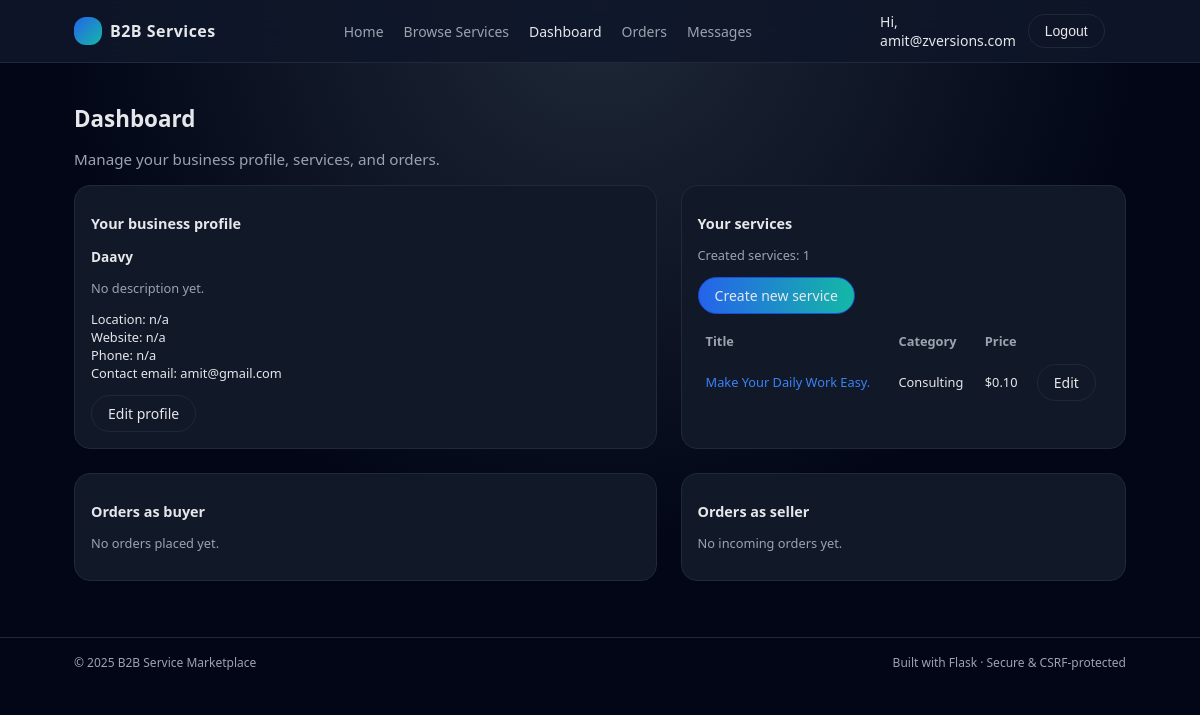
The app's page /dashboard (signed in) with its own data.
### app/models.py (models this page shows, shortened)
class User(UserMixin, db.Model):
    __tablename__ = "users"
    id = db.Column(db.Integer, primary_key=True)
    email = db.Column(db.String(120), unique=True, nullable=False, index=True)
    password_hash = db.Column(db.String(255), nullable=False)
    created_at = db.Column(db.DateTime, default=datetime.utcnow)
    is_admin = db.Column(db.Boolean, default=False)
    profile = db.relationship("BusinessProfile", backref="user", uselist=False)
    services = db.relationship("Service", backref="owner", lazy="dynamic")
    orders_as_buyer = db.relationship(
        "Order",
        backref="buyer",
        lazy="dynamic",
        foreign_keys="Order.buyer_id",
    )
    orders_as_seller = db.relationship(
        "Order",
        backref="seller",
        lazy="dynamic",
        foreign_keys="Order.seller_id",
    )

class BusinessProfile(db.Model):
    __tablename__ = "business_profiles"
    id = db.Column(db.Integer, primary_key=True)
    company_name = db.Column(db.String(150), nullable=False)
    description = db.Column(db.Text)
    website = db.Column(db.String(255))
    location = db.Column(db.String(255))
    phone = db.Column(db.String(50))
    contact_email = db.Column(db.String(120))
    user_id = db.Column(db.Integer, db.ForeignKey("users.id"), nullable=False)

class Service(db.Model):
    __tablename__ = "services"
    id = db.Column(db.Integer, primary_key=True)
    title = db.Column(db.String(150), nullable=False)
    category = db.Column(db.String(100), nullable=False)
    description = db.Column(db.Text, nullable=False)
    price = db.Column(db.Numeric(10, 2), nullable=False)
    delivery_time = db.Column(db.Integer, nullable=False)  # in days
    tags = db.Column(db.String(255))
    created_at = db.Column(db.DateTime, default=datetime.utcnow)
    owner_id = db.Column(db.Integer, db.ForeignKey("users.id"), nullable=False)
    orders = db.relationship("Order", backref="service", lazy="dynamic")

### app/routes.py (the view)
@main_bp.route("/dashboard")
@login_required
def dashboard():
    profile = current_user.profile
    my_services = current_user.services.order_by(Service.created_at.desc()).all()
    orders_buyer = current_user.orders_as_buyer.order_by(Order.created_at.desc()).all()
    orders_seller = current_user.orders_as_seller.order_by(Order.created_at.desc()).all()
    return render_template(
        "dashboard.html",
        profile=profile,
        my_services=my_services,
        orders_buyer=orders_buyer,
        orders_seller=orders_seller,
    )

### app/models.py (called while the page is built)
@login_manager.user_loader
def load_user(user_id):
    return User.query.get(int(user_id))

### app/routes.py (called while the page is built)
@main_bp.context_processor
def inject_globals():
    return dict(Order=Order)

### app/templates/dashboard.html (shortened to what this page needs)
{% extends "base.html" %}
{% block content %}
{% if admin_mode %}
  <h1 class="hero-title" style="font-size: 1.4rem;">Admin Panel</h1>
  <p class="hero-subtitle">Manage users and services.</p>
  <div class="dashboard-grid">
    <div class="dashboard-card">
      <h2>Users</h2>
      <table class="table">
        <thead>
          <tr>
            <th>Email</th>
            <th>Company</th>
            <th>Admin?</th>
            <th>Actions</th>
          </tr>
        </thead>
        <tbody>
          {% for user in users %}
          <tr>
            <td>{{ user.email }}</td>
            <td>{{ user.profile.company_name if user.profile else "-" }}</td>
            <td>{{ "Yes" if user.is_admin else "No" }}</td>
            <td>
              {% if not user.is_admin %}
              <form action="{{ url_for('main.admin_delete_user', user_id=user.id) }}"
                    method="post" style="display:inline;">
                {{ csrf_token() }}
                <button class="btn btn-danger" onclick="return confirm('Delete user?');">
                  Delete
                </button>
              </form>
              {% endif %}
            </td>
          </tr>
          {% endfor %}
        </tbody>
      </table>
    </div>
    <div class="dashboard-card">
      <h2>Services</h2>
      <table class="table">
        <thead>
          <tr>
            <th>Title</th>
            <th>Owner</th>
            <th>Price</th>
            <th></th>
          </tr>
        </thead>
        <tbody>
          {% for service in services %}
          <tr>
            <td>{{ service.title }}</td>
            <td>{{ service.owner.profile.company_name if service.owner.profile else service.owner.email }}</td>
            <td>${{ '%.2f'|format(service.price) }}</td>
            <td>
              <form action="{{ url_for('main.admin_delete_service', service_id=service.id) }}"
                    method="post" style="display:inline;">
                {{ csrf_token() }}
                <button class="btn btn-danger" onclick="return confirm('Delete service?');">
                  Delete
                </button>
              </form>
            </td>
          </tr>
          {% endfor %}
        </tbody>
      </table>
    </div>
  </div>
{% else %}
  <h1 class="hero-title" style="font-size: 1.4rem;">Dashboard</h1>
  <p class="hero-subtitle">Manage your business profile, services, and orders.</p>
  <div class="dashboard-grid">
    <div class="dashboard-card">
      <h2>Your business profile</h2>
      {% if profile %}
      <p><strong>{{ profile.company_name }}</strong></p>
      <p style="color: var(--text-muted); font-size: 0.8rem;">
        {{ profile.description or "No description yet." }}
      </p>
      <p style="font-size: 0.8rem;">
        Location: {{ profile.location or "n/a" }}<br>
        Website: {% if profile.website %}<a href="{{ profile.website }}" target="_blank">{{ profile.website }}</a>{% else %}n/a{% endif %}<br>
        Phone: {{ profile.phone or "n/a" }}<br>
        Contact email: {{ profile.contact_email or "n/a" }}
      </p>
      <a href="{{ url_for('main.profile') }}" class="btn btn-outline">Edit profile</a>
      {% else %}
      <p>No profile found.</p>
      <a href="{{ url_for('main.profile') }}" class="btn btn-outline">Create profile</a>
      {% endif %}
    </div>
    <div class="dashboard-card">
      <h2>Your services</h2>
      <p class="section-subtitle">
        Created services: {{ my_services|length }}
      </p>
      <a href="{{ url_for('main.create_service') }}" class="btn btn-primary" style="margin-bottom: 0.75rem;">
        Create new service
      </a>
      {% if my_services %}
      <table class="table">
        <thead>
          <tr>
            <th>Title</th>
            <th>Category</th>
            <th>Price</th>
            <th></th>
          </tr>
        </thead>
        <tbody>
          {% for service in my_services %}
          <tr>
            <td>
              <a href="{{ url_for('main.service_detail', service_id=service.id) }}">
                {{ service.title }}
              </a>
            </td>
            <td>{{ service.category }}</td>
            <td>${{ '%.2f'|format(service.price) }}</td>
            <td>
              <a href="{{ url_for('main.edit_service', service_id=service.id) }}" class="btn btn-outline">
                Edit
              </a>
            </td>
          </tr>
          {% endfor %}
        </tbody>
      </table>
      {% else %}
      <p style="font-size: 0.8rem; color: var(--text-muted);">
        You haven't created any services yet.
      </p>
      {% endif %}
    </div>
  </div>
  <div class="dashboard-grid" style="margin-top: 1.5rem;">
    <div class="dashboard-card">
      <h2>Orders as buyer</h2>
      {% if orders_buyer %}
      <table class="table">
        <thead>
          <tr>
            <th>Service</th>
            <th>Seller</th>
            <th>Status</th>
            <th>Opened</th>
          </tr>
        </thead>
        <tbody>
          {% for order in orders_buyer %}
          <tr>
            <td>
              <a href="{{ url_for('main.order_detail', order_id=order.id) }}">
                {{ order.service.title }}
              </a>
            </td>
            <td>{{ order.seller.profile.company_name if order.seller.profile else order.seller.email }}</td>
            <td>{{ order.status|capitalize }}</td>
            <td>{{ order.created_at.strftime('%Y-%m-%d') }}</td>
          </tr>
          {% endfor %}
        </tbody>
      </table>
      {% else %}
      <p class="section-subtitle">No orders placed yet.</p>
      {% endif %}
    </div>
    <div class="dashboard-card">
      <h2>Orders as seller</h2>
      {% if orders_seller %}
      <table class="table">
        <thead>
          <tr>
            <th>Service</th>
            <th>Buyer</th>
            <th>Status</th>
            <th>Opened</th>
          </tr>
        </thead>
        <tbody>
          {% for order in orders_seller %}
          <tr>
            <td>
              <a href="{{ url_for('main.order_detail', order_id=order.id) }}">
                {{ order.service.title }}
              </a>
            </td>
            <td>{{ order.buyer.profile.company_name if order.buyer.profile else order.buyer.email }}</td>
            <td>{{ order.status|capitalize }}</td>
            <td>{{ order.created_at.strftime('%Y-%m-%d') }}</td>
          </tr>
          {% endfor %}
        </tbody>
      </table>
      {% else %}
      <p class="section-subtitle">No incoming orders yet.</p>
      {% endif %}
    </div>
  </div>
{% endif %}
{% endblock %}

### app/templates/base.html (shortened to what this page needs)
<!doctype html>
<html lang="en">
  <head>
    <link
      rel="stylesheet"
      href="{{ url_for('static', filename='css/styles.css') }}"
    >
  </head>
  <body>
    <header class="navbar">
      <div class="navbar-inner">
        <div class="nav-brand">
          <div class="nav-logo"></div>
          <span>B2B Services</span>
        </div>
        <nav class="nav-links">
          <a href="{{ url_for('main.index') }}"
             class="{% if request.endpoint == 'main.index' %}active{% endif %}">
            Home
          </a>
          <a href="{{ url_for('main.service_list') }}"
             class="{% if request.endpoint == 'main.service_list' %}active{% endif %}">
            Browse Services
          </a>
          {% if current_user.is_authenticated %}
          <a href="{{ url_for('main.dashboard') }}"
             class="{% if request.endpoint == 'main.dashboard' %}active{% endif %}">
            Dashboard
          </a>
          <a href="{{ url_for('main.orders') }}"
             class="{% if request.endpoint == 'main.orders' %}active{% endif %}">
            Orders
          </a>
          <a href="{{ url_for('main.messages_overview') }}"
             class="{% if request.endpoint == 'main.messages_overview' %}active{% endif %}">
            Messages
          </a>
          {% endif %}
        </nav>
        <div class="nav-auth">
          {% if current_user.is_authenticated %}
          <span class="text-sm">Hi, {{ current_user.email }}</span>
          <form action="{{ url_for('main.logout') }}" method="get" style="margin:0;">
            <button type="submit" class="btn btn-outline">Logout</button>
          </form>
          {% else %}
          <a href="{{ url_for('main.login') }}" class="btn btn-outline">Log In</a>
          <a href="{{ url_for('main.register') }}" class="btn btn-primary">Sign Up</a>
          {% endif %}
        </div>
      </div>
    </header>
    <main class="container">
      {% block content %}{% endblock %}
    </main>
    <footer class="footer">
      <div class="footer-inner">
        <div>&copy; {{ 2025 }} B2B Service Marketplace</div>
        <div>Built with Flask &middot; Secure & CSRF-protected</div>
      </div>
    </footer>
  </body>
</html>

### app/static/css/styles.css (style rules this page uses)
:root { --primary: #2563eb; --primary-light: #3b82f6; --primary-dark: #1d4ed8; --accent: #14b8a6; --bg: #0f172a; --bg-alt: #020617; --surface: #0b1120; --surface-alt: #111827; --border: #1f2937; --text: #e5e7eb; --text-muted: #9ca3af; --danger: #ef4444; --success: #22c55e; --warning: #facc15; }
*, *::before, *::after { box-sizing: border-box; }
html, body { margin: 0; padding: 0; font-family: system-ui, -apple-system, BlinkMacSystemFont, "Segoe UI", sans-serif; background: radial-gradient(circle at top, #1f2937, #020617 60%); color: var(--text); min-height: 100%; }
a { color: var(--primary-light); text-decoration: none; }
.container { max-width: 1100px; margin: 0 auto; padding: 1.5rem; }
.navbar { background: rgba(15, 23, 42, 0.9); border-bottom: 1px solid var(--border); backdrop-filter: blur(16px); position: sticky; top: 0; z-index: 20; }
.navbar-inner { max-width: 1100px; margin: 0 auto; padding: 0.75rem 1.5rem; display: flex; align-items: center; justify-content: space-between; }
.nav-brand { display: flex; align-items: center; gap: 0.5rem; }
.nav-logo { width: 28px; height: 28px; border-radius: 0.75rem; background: linear-gradient(135deg, var(--primary), var(--accent)); }
.nav-brand span { font-weight: 600; letter-spacing: 0.03em; }
.nav-links { display: flex; align-items: center; gap: 1.25rem; font-size: 0.875rem; }
.nav-links a { color: var(--text-muted); text-decoration: none; }
.nav-links a.active, .nav-links a:hover { color: var(--text); }
.nav-auth { display: flex; align-items: center; gap: 0.75rem; font-size: 0.875rem; }
.btn { display: inline-flex; align-items: center; justify-content: center; font-size: 0.875rem; padding: 0.5rem 1rem; border-radius: 999px; border: 1px solid transparent; cursor: pointer; background: var(--surface-alt); color: var(--text); transition: background 0.15s ease, border-color 0.15s ease, transform 0.1s ease; }
.btn-primary { background: linear-gradient(to right, var(--primary), var(--accent)); border-color: var(--primary-dark); }
.btn-outline { background: transparent; border-color: var(--border); }
form { width: 100%; }
.hero-title { font-size: 2rem; font-weight: 700; margin-bottom: 0.75rem; }
.hero-subtitle { font-size: 0.95rem; color: var(--text-muted); max-width: 32rem; }
.section-subtitle { font-size: 0.8rem; color: var(--text-muted); }
.dashboard-grid { display: grid; grid-template-columns: minmax(0, 1.7fr) minmax(0, 1.3fr); gap: 1.5rem; margin-top: 1rem; }
.dashboard-card { background: var(--surface-alt); border-radius: 1rem; padding: 1rem; border: 1px solid var(--border); font-size: 0.85rem; }
.dashboard-card h2 { font-size: 0.9rem; margin-bottom: 0.75rem; }
.table { width: 100%; border-collapse: collapse; }
.table th, .table td { font-size: 0.8rem; padding: 0.4rem 0.5rem; border-bottom: 1px solid #111827; }
.table th { text-align: left; color: var(--text-muted); }
.footer { border-top: 1px solid var(--border); margin-top: 2rem; padding: 1rem 0; font-size: 0.75rem; color: var(--text-muted); }
.footer-inner { max-width: 1100px; margin: 0 auto; padding: 0 1.5rem; display: flex; justify-content: space-between; flex-wrap: wrap; gap: 0.75rem; }

### records on screen
User: email "amit@zversions.com"
BusinessProfile: company_name "Daavy", description "No description yet.", location "n/a", phone "n/a", contact_email "amit@gmail.com"
Service: title "Make Your Daily Work Easy.", category "Consulting", price "0.10"

### other values on screen
{{ my_services|length }} "1"
{{ 2025 }} "2025"
